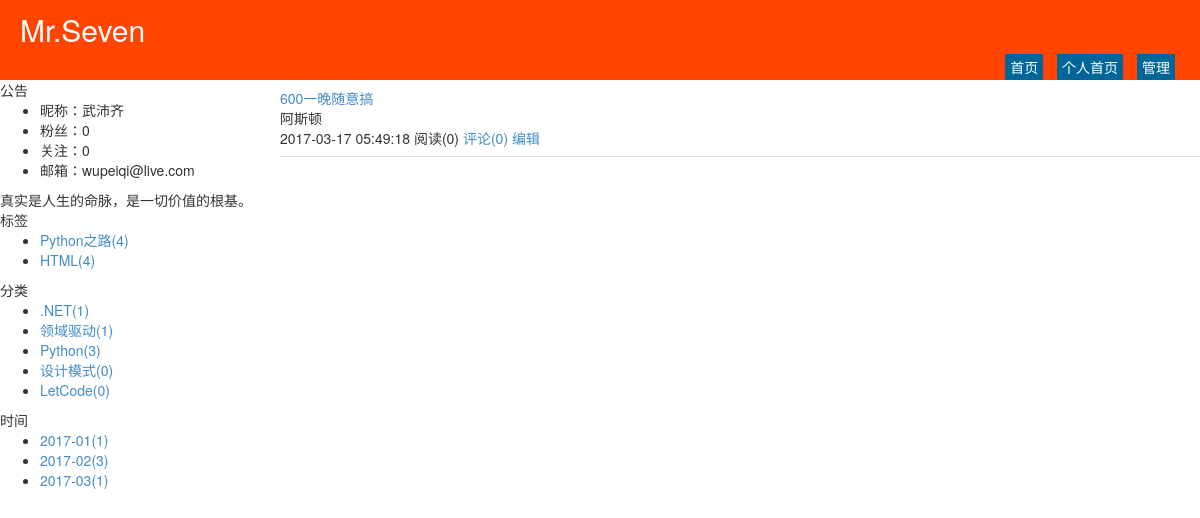
Page /wupeiqi/category/1.html on the earlier database version.
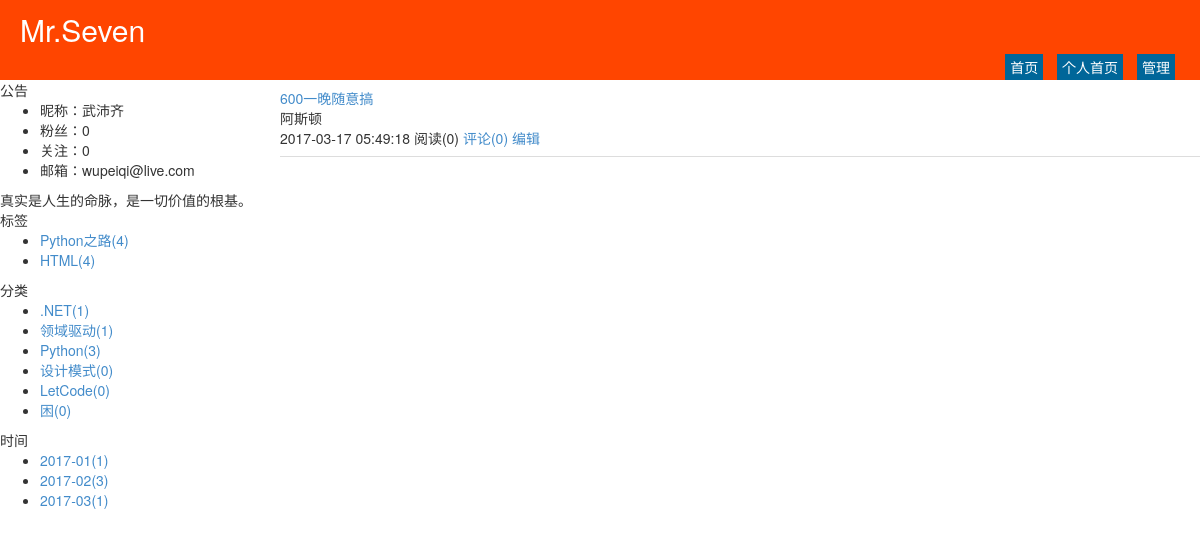
Same page on the later database version.
### repository/models.py (models this page shows)
class Tag(models.Model):
    nid = models.AutoField(primary_key=True)
    title = models.CharField(verbose_name='标签名称', max_length=32)
    blog = models.ForeignKey(verbose_name='所属博客', to='Blog', to_field='nid')

class Category(models.Model):
    nid = models.AutoField(primary_key=True)
    title = models.CharField(verbose_name='分类标题', max_length=32)
    blog = models.ForeignKey(verbose_name='所属博客', to='Blog', to_field='nid')

class Article(models.Model):
    nid = models.BigAutoField(primary_key=True)
    title = models.CharField(verbose_name='文章标题', max_length=128)
    summary = models.CharField(verbose_name='文章简介', max_length=255)
    read_count = models.IntegerField(default=0)
    comment_count = models.IntegerField(default=0)
    up_count = models.IntegerField(default=0)
    down_count = models.IntegerField(default=0)
    create_time = models.DateTimeField(verbose_name='创建时间', auto_now_add=True)
    blog = models.ForeignKey(verbose_name='所属博客', to='Blog', to_field='nid')
    category = models.ForeignKey(verbose_name='文章类型', to='Category', to_field='nid', null=True)
    type_choices = [
        (1, "Python"),
        (2, "Linux"),
        (3, "OpenStack"),
        (4, "GoLang"),
    ]
    article_type_id = models.IntegerField(choices=type_choices, default=None)
    tags = models.ManyToManyField(
        to="Tag",
        through='Article2Tag',
        through_fields=('article', 'tag'),
    )

### web/views/home.py (the view)
# urls.py: url(r'^(?P<site>\w+)/(?P<condition>((tag)|(date)|(category)))/(?P<val>\w+-*\w*).html$', home.filter),
def filter(request, site, condition, val):
    blog = models.Blog.objects.filter(site=site).select_related('user').first()
    if not blog:
        return redirect('/')
    tag_list = models.Tag.objects.filter(blog=blog)
    category_list = models.Category.objects.filter(blog=blog)
    date_list = models.Article.objects.raw(
        'select nid, count(nid) as num,strftime("%Y-%m",create_time) as ctime from repository_article group by strftime("%Y-%m",create_time)')
    template_name = "home_summary_list.html"
    if condition == "tag":
        template_name = "home_title_list.html"
        article_list = models.Article.objects.filter(tags=val, blog=blog).all()
    elif condition == "category":
        article_list = models.Article.objects.filter(category_id=val, blog=blog).all()
    elif condition == "date":
        article_list = models.Article.objects.filter(blog=blog).extra(
            where=['strftime("%%Y-%%m",create_time)=%s'], params=[val, ]).all()
    else:
        atricle_list = []
    return render(
        request,
        template_name,
        {
            'blog': blog,
            'tag_list': tag_list,
            'category_list': category_list,
            'date_list': date_list,
            'article_list': article_list
        }
    )

### templates/home_summary_list.html (shortened to what this page needs)
{% extends 'home_layout.html' %}
{% block content %}
    <div class="summary-list">
        {% for row in article_list %}
            <div class="summary-item" style="border-bottom: 1px solid #dddddd;padding: 8px 0;">
                <div class="summary-title">
                    <a href="/{{ blog.site }}/{{ row.nid }}.html">{{ row.title }}</a>
                </div>
                <div class="summary-content">
                    {{ row.summary }}
                </div>
                <div class="summary-footer">
                    <span>{{ row.create_time|date:"Y-m-d H:i:s" }}</span>
                    <span>阅读({{ row.read_count }})</span>
                    <a>评论({{ row.comment_count }})</a>
                    <a href="/backend/edit-article-{{ row.nid }}.html">编辑</a>
                </div>
            </div>
        {% endfor %}
    </div>
{% endblock %}

### templates/home_layout.html (shortened to what this page needs)
<!DOCTYPE html>
<html>
<head lang="en">
    <link rel="stylesheet" href="/static/plugins/bootstrap/css/bootstrap.css"/>
    <link rel="stylesheet" href="/static/plugins/font-awesome/css/font-awesome.css"/>
    <link rel="stylesheet" href="/static/css/edmure.css"/>
    <link rel="stylesheet" href="/static/css/commons.css"/>
    <link rel="stylesheet" href="/static/css/row-avatar.css"/>
    <link rel="stylesheet" href="/static/css/theme/{{ blog.theme }}.css"/>
</head>
<body>
<div class="pg-header">
    <div class="title">{{ blog.title }}</div>
    <div class="menu-list">
        <a class="menu-item" href="/">首页</a>
        <a class="menu-item" href="/{{ blog.site }}.html">个人首页</a>
        <a class="menu-item" href="/backend/index.html">管理</a>
    </div>
</div>
<div class="pg-body">
    <div class="body-menu">
        <div class="notice">
            <div class="notice-header">公告</div>
            <div class="notice-body">
                <ul>
                    <li>昵称：{{ blog.user.nickname }}</li>
                    <li>粉丝：{{ blog.user.fans.count }}</li>
                    <li>关注：{{ blog.user.f.count }}</li>
                    <li>邮箱：{{ blog.user.email }}</li>
                </ul>
                <div class="memo">
                    真实是人生的命脉，是一切价值的根基。
                </div>
            </div>
        </div>
        <div class="tags">
            <div class="tags-header">标签</div>
            <div class="tags-body">
                <ul>
                    {% for tag in tag_list %}
                        <li><a href="/{{ blog.site }}/tag/{{ tag.nid }}.html">{{ tag.title }}({{ tag.article_set.count }})</a></li>
                    {% endfor %}
                </ul>
            </div>
        </div>
        <div class="types">
            <div class="types-header">分类</div>
            <div class="types-body">
                <ul>
                    {% for tag in category_list %}
                        <li><a href="/{{ blog.site }}/category/{{ tag.nid }}.html">{{ tag.title }}({{ tag.article_set.count }})</a></li>
                    {% endfor %}
                </ul>
            </div>
        </div>
        <div class="dates">
            <div class="dates-header">时间</div>
            <div class="dates-body">
                <ul>
                    {% for tag in date_list %}
                        <li><a href="/{{ blog.site }}/date/{{ tag.ctime }}.html">{{ tag.ctime}}({{ tag.num}})</a></li>
                    {% endfor %}
                </ul>
            </div>
        </div>
    </div>
    <div class="body-content">
        {% block content %}{% endblock %}
    </div>
</div>
</body>
</html>

Differences in the rows shown:
added Category: title "困", article_set.count "0"
